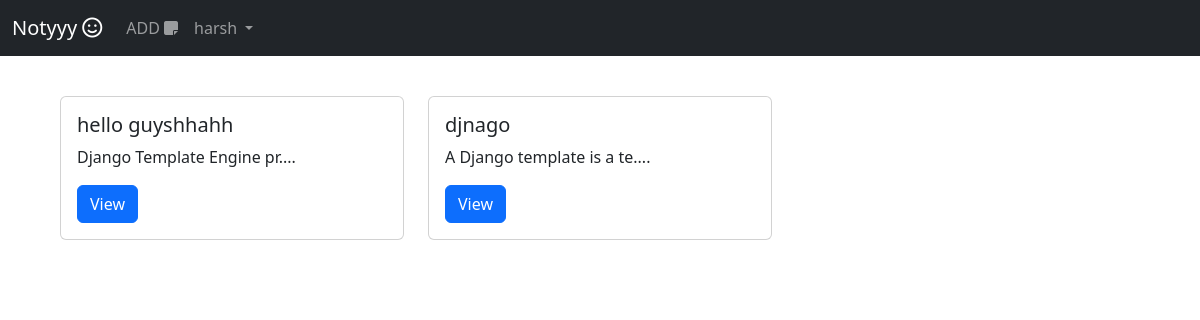
The app's page / (signed in) with its own data.
### base/models.py (models this page shows, shortened)
class list(models.Model):
    user = models.ForeignKey(User,on_delete=models.CASCADE)
    title = models.CharField(max_length=50)
    textarea = models.TextField(max_length=300)

### base/views.py (the view)
# urls.py: 2. Add a URL to urlpatterns:  path('', views.home, name='home')
def home(request):
    if request.user.is_authenticated:
        currentUser = request.user
        notes = list.objects.filter(user=currentUser).all
    else:
        notes = None
    context={'notes':notes}
    return render(request,'base_app/home.html',context)

### templates/base_app/home.html (shortened to what this page needs)
{% extends "base.html" %}
{% block body %}
{% if user.is_authenticated %}
{% if notes %}
<div class="row   row-cols-auto my-3 mx-5">
    {% for note in notes %}
    <div class="col-md-4 my-4 ">
      <div class="card">
        <div class="card-body">
          <h5 class="card-title">{{note.title | slice:15}}</h5>
          <p class="card-text">{{note.textarea | slice:25}}....</p>
          <a href="{%url 'detailView' note.id %}" class="btn btn-primary">View</a>
        </div>
      </div>
    </div>
    {% endfor %}
</div>
{% else %}
<div class="containter">
  <div class="position-absolute top-50 start-50 translate-middle">
  <h1>Start Adding Your Notes</h1>
</div>
</div>
{% endif %}
{% endif %}
{% endblock body %}

### templates/base.html (shortened to what this page needs)
<!DOCTYPE html>
{% load static %}
<html lang="en">
<head>
    <link href="https://cdn.jsdelivr.net/npm/bootstrap@5.3.2/dist/css/bootstrap.min.css" rel="stylesheet"
>
    <link rel="stylesheet" href="https://cdnjs.cloudflare.com/ajax/libs/font-awesome/6.5.1/css/all.min.css"
 />
</head>
</head>
<body>
    <nav class="navbar navbar-expand-lg z-index-1 navbar-dark bg-dark">
        <div class="container-fluid">
            <a class="navbar-brand" href="{%url 'home'%}">Notyyy <i class="fa-regular fa-face-smile"></i></a>
            <div class="collapse navbar-collapse" id="navbarNavAltMarkup">
                <div class="navbar-nav">
                    {% if user.is_authenticated %}
                    <li class="nav-item">
                        <a type="button" class="nav-link" data-bs-toggle="modal" data-bs-target="#add-Modal">ADD <i
                                class="fa-solid fa-note-sticky"></i></a>
                    </li>
                    <li class="nav-item dropdown">
                        <a class="nav-link dropdown-toggle" href="#" id="navbarDropdown" role="button"
                            data-bs-toggle="dropdown" aria-expanded="false">
                            {{user.username}}
                        </a>
                    </li>
                    {% else %}
                    <li class="nav-item">
                        <a type="button"class="nav-link" data-bs-toggle="modal" data-bs-target="#login-modal">
                            Login
                        </a>
                    </li>
                    {% endif %}
                </div>
            </div>
        </div>
    </nav>
    {% block body %}
    {% endblock body %}
</body>
</html>

### records on screen
list: title "hello guyshhahh", textarea "Django Template Engine pr"
list: title "djnago", textarea "A Django template is a te"

### other values on screen
{{ user.username }} "harsh"
